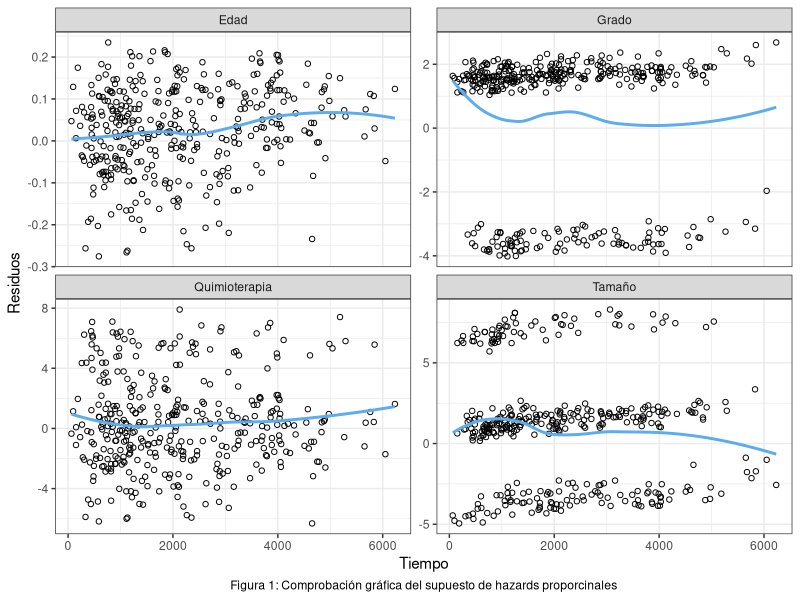

The R source for this figure: (Note: this script raises an error after producing the figure.)
## ---- chunk 1
knitr::opts_chunk$set(warning = FALSE, message = FALSE, echo = FALSE)
## ---- chunk 2
library(tidyverse)
library(gridExtra)
library(survival)  # Para el ajuste de modelos de Cox 
library(survminer) # Crear gráficos con la función ggsurvplot()
library(lmtest) # Para calcular la significancia de los Beta 
library(corrplot) #Para el gráfico de correlaciones

datos <- rotterdam %>%
  filter(year <= 1985) %>%
  select(-c(nodes, rtime, recur))

datos$grade <- as.factor(datos$grade)
## ---- chunk 3
#Modelo sin covariables
modelo_nulo <- coxph(Surv(dtime, death) ~ 1, ties = "breslow", data = datos)
loglik_nulo <- modelo_nulo$loglik

#Modelos con una sola variable:
# 1) Edad:
modelo_edad <- coxph(Surv(dtime, death) ~ age, ties = "breslow",
                     data = datos)

loglik_edad <- modelo_edad$loglik[2]

#Comparación del modelo con el modelo nulo

lrtest(modelo_nulo, modelo_edad) # Test significativo


# 2) Menopausia
modelo_meno <- coxph(Surv(dtime, death) ~ meno, ties = "breslow",
                     data = datos)

loglik_meno <- modelo_meno$loglik[2]

#Comparo con el modelo nulo:
lrtest(modelo_nulo, modelo_meno) # Test significativo


# 3) Terapia hormonal:
modelo_hormon <- coxph(Surv(dtime, death) ~ hormon, ties = "breslow",
                       data = datos)

#Comparo con el modelo nulo:
lrtest(modelo_nulo, modelo_hormon) # Test no significativo


# 4) Quimioterapia:
modelo_chemo <- coxph(Surv(dtime, death) ~ chemo, ties = "breslow", data = datos)


#Comparo con el modelo nulo:
lrtest(modelo_nulo, modelo_chemo) # Test no significativo


# 5) Receptores de progesterona:
modelo_pgr <- coxph(Surv(dtime, death) ~ pgr, ties = "breslow",
                    data = datos)


# Comparo con el modelo nulo:
lrtest(modelo_nulo, modelo_pgr)  # Test no significativo


# 6) Receptores de estrógeno:
modelo_er <- coxph(Surv(dtime, death) ~ er, ties = "breslow",
                   data = datos)


#Comparo con el modelo nulo:
lrtest(modelo_nulo, modelo_er)  # Test significativo



# 7) Grado de diferenciación:
modelo_grade <- coxph(Surv(dtime, death) ~ grade, ties = "breslow",
                      data = datos)


# Compraro con el modelo nulo:
lrtest(modelo_nulo, modelo_grade)  #Test significativo


# 8) Tamaño del tumor:
modelo_size <- coxph(Surv(dtime, death) ~ size, ties = "breslow",
                     data = datos)


#Comparación con el modelo nulo:
lrtest(modelo_nulo, modelo_size) #Test significativo

# En resumen, resultaron significativos: edad, menopausia, receptores de estrógeno, grado de diferenciación y tamaño del tumor.
## ---- chunk 4
#Se define el modelo con las variables importantes:
modelo1 <- coxph(Surv(dtime, death) ~ age + meno + er + grade + size,
                 ties = "breslow", data = datos)

# Para cada variable importante, comparamos el modelo 1 contra un modelo que no contenga la variable de interés y así evaluamos su significancia

# 1) Variable Edad
modelo_sin_age <- coxph(Surv(dtime, death) ~ meno + er + grade + size,
                        ties = "breslow", data = datos)

lrtest(modelo_sin_age, modelo1) # Test significativo

# 2) Variable Menopausia
modelo_sin_meno <- coxph(Surv(dtime, death) ~ age + er + grade + size,
                         ties = "breslow", data = datos)

lrtest(modelo_sin_meno, modelo1) # Test no significativo

# 3) Variable Receptores de estrógeno
modelo_sin_er <- coxph(Surv(dtime, death) ~ age + meno + grade + size,
                       ties = "breslow", data = datos)

lrtest(modelo_sin_er, modelo1) # Test no significativo

# 4) Variable Grade
modelo_sin_grade <- coxph(Surv(dtime, death) ~ age + meno + er + size,
                          ties = "breslow", data = datos)

lrtest(modelo_sin_grade, modelo1) # Test significativo

# 5) Variable Size
modelo_sin_size <- coxph(Surv(dtime, death) ~ age + meno + er + grade,
                         ties = "breslow", data = datos)

lrtest(modelo_sin_size, modelo1) # Test significativo

# En resumen, las variables que resultaron significativas en un modelo que contiene la edad, menopausia, receptores de estrógeno, grado y tamaño del tumor son: edad, grado y tamaño del tumor.
## ---- chunk 5
# Modelo con las variables significativas hasta el momento
modelo2 <- coxph(Surv(dtime, death) ~ age + grade + size, ties = "breslow",
                 data = datos)

# Para evaluar la significancia de las covariables que descartamos en la primer etapa de la selección,comparamos el modelo 2 contra un modelo que contenga sus mismas variables más cada una de las covariables.

# 1) Variable "Tratamiento hormonal"
modelo2_con_hormon <- coxph(Surv(dtime, death) ~ age + grade + size +
                              hormon, ties = "breslow", data = datos)
 
 lrtest(modelo2, modelo2_con_hormon) # Test no significativo
 
# 2) Variable Quimioterapia
modelo2_con_chemo <- coxph(Surv(dtime, death) ~ age + grade + size + chemo,
                           ties = "breslow", data = datos)
 
lrtest(modelo2, modelo2_con_chemo) # Test significativo

# 3) Variable Receptores de progesterona:
modelo2_con_pgr <- coxph(Surv(dtime, death) ~ age + grade + size + pgr, 
                         ties = "breslow", data = datos)
 
lrtest(modelo2, modelo2_con_pgr) #No es significativa

# En resumen, el efecto de la Quimioterapia es significativo en un modelo que incluye también a la edad y el grado y tamaño del tumor. Tratamiento hormonal y Receptores de Progesterona siguen sin ser significativos.

# Llamamos "modelo 3" a nuestro nuevo modelo
modelo3 <- coxph(Surv(dtime, death) ~ age + chemo + grade + size,
                 ties = "breslow", data = datos)
## ---- chunk 6
# Variable Edad

datos2 <- datos %>% 
  mutate(
    age_d1 = ifelse(age >= 40 & age < 50, 1, 0),
    age_d2 = ifelse(age >= 50 & age < 65, 1, 0),
    age_d3 = ifelse(age >= 65, 1, 0)
  ) %>% 
  mutate(
    age_factor = case_when(
      age < 40 ~ 1,
      age >= 40 & age < 50 ~ 2,
      age >= 50 & age < 65 ~ 3,
      age >= 65 ~ 4
    )
  )

modelo3_edad_dummie <- coxph(Surv(dtime, death) ~ age_d1 +
                            age_d2 + age_d3+ chemo + grade
                            + size, ties = "breslow",
                            data = datos2)

modelo3_edad_factor <- coxph(Surv(dtime, death) ~ age_factor + chemo + grade + size, ties = "breslow", data = datos2)

lrtest(modelo3_edad_factor, modelo3_edad_dummie) # Test no significativo, variable LINEAL
## ---- chunk 7
#H_0)Los hazards son proporcionales
test <- cox.zph(modelo3)
## ---- chunk 8
#Convertimos la información de "test" en datos que puedan usarse en ggplot()
time <- test$time
residuals <- as.data.frame(test$y)
variables <- c("Edad", "Quimioterapia", "Grado", "Tamaño")

data <- data.frame(
  time = rep(time, ncol(residuals)),
  residuals =as.vector(as.matrix(residuals)),
  variable = rep(variables, each = length(time))
)

#Gráfico de residuos
ggplot(data = data, aes(x = time, y = residuals)) +
  geom_point(pch = 21, color = "black") +
  geom_smooth(method = "loess", se = F, color = "steelblue2") +
  facet_wrap(~variable, scales = "free_y")+
  labs(x = "Tiempo", y = "Residuos", caption = "Figura 1: Comprobación gráfica del supuesto de hazards proporcinales") +
  theme_bw() +
  theme(plot.caption = element_text(hjust = 0.5))
## ---- chunk 9
# Planteamos un modelo estratificando por quimioterapia y otro sin estratificar. En ambos se incorpora a Age a través de dummies.

# -- Modelo estratificado --

modelo_estrat <- coxph(Surv(dtime, death) ~
                      age_d1 + age_d2 + age_d3 + strata(chemo)+
                      grade + size, ties = "breslow",
                      data = datos2)

cox.zph(modelo_estrat) # GLOBAL:0.087

# == Modelo sin estratificar ==

# Edad dummies
modelo4 <- coxph(Surv(dtime, death) ~
                      age_d1 + age_d2 + age_d3 + chemo +
                      grade + size, ties = "breslow",
                      data = datos2)

test2 <- cox.zph(modelo4)
cox.zph(modelo4) # GLOBAL:0.046

## ---- chunk 10
summary(modelo6)
